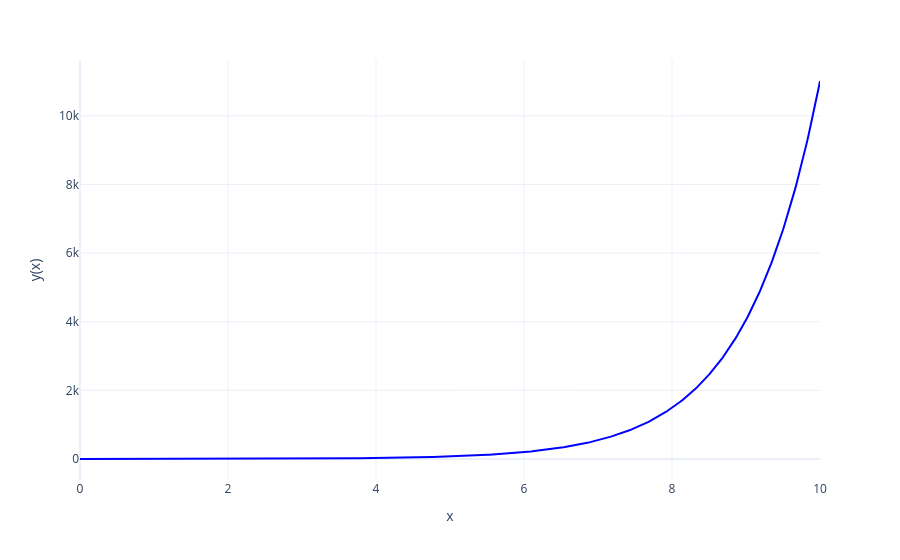

Here is the notebook cell this chart was saved with:
### Markdown cell above
$\displaystyle y(x) = \frac{e^x - \sin x - \cos x}{2}$

### Code cell
def y(x: float) -> float:
    return (np.exp(x) - np.sin(x) - np.cos(x)) / 2

x = np.linspace(0, 10, 500)
y_vals = y(x)

df = pd.DataFrame({
    'x': x,
    'y': y_vals
})

fig = px.line(
    df, x='x', y='y', 
    labels={'x': 'x', 'y': 'y(x)'}
)

fig.update_traces(line=dict(color='blue', width=2))
fig.update_layout(
    template='plotly_white',
    hovermode='x unified'
)

fig.show()

### Figure 1 — Plotly figure (JSON) as saved in the notebook; plotly's stock layout.template omitted (floating-point values rounded to 4 significant figures; data arrays with more than 128 entries replaced by an {"elided": "..."} marker saying what was removed)
{"data": [{"hovertemplate": "x=%{x}<br>y(x)=%{y}<extra></extra>", "legendgroup": "", "line": {"color": "blue", "dash": "solid", "width": 2}, "marker": {"symbol": "circle"}, "mode": "lines", "name": "", "orientation": "v", "showlegend": false, "type": "scatter", "x": {"elided": "500 float values"}, "xaxis": "x", "y": {"elided": "500 float values"}, "yaxis": "y"}], "layout": {"hovermode": "x unified", "legend": {"tracegroupgap": 0}, "margin": {"t": 60}, "xaxis": {"anchor": "y", "domain": [0, 1], "title": {"text": "x"}}, "yaxis": {"anchor": "x", "domain": [0, 1], "title": {"text": "y(x)"}}}}
